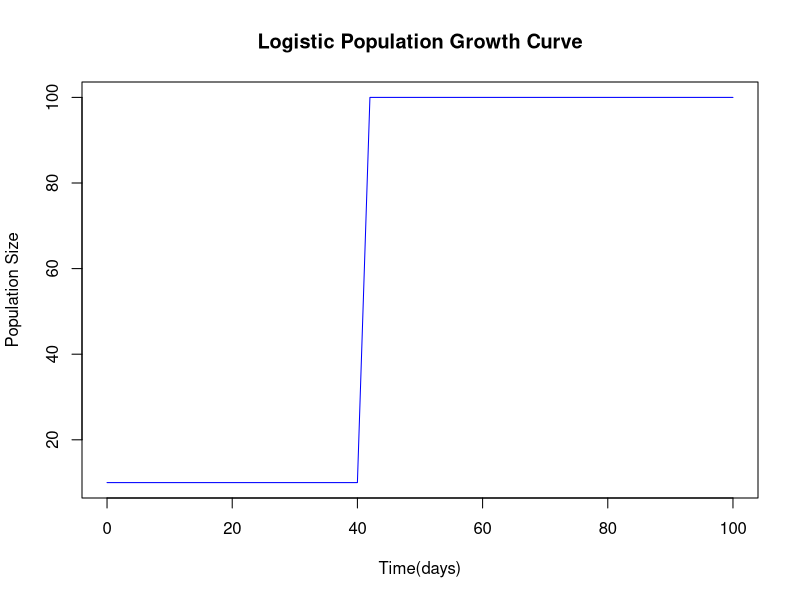

This chart was generated by the following R code:
#stage_1_task

###### 1. Translate DNA to protein
# make a codon table to specify which codon represents which amino acid
# https://en.wikipedia.org/wiki/DNA_and_RNA_codon_tables#Standard_DNA_codon_table

dna_codon_table <- c(
  "TTT" = "F", "TTC" = "F", "TTA" = "L", "TTG" = "L",
  "CTT" = "L", "CTC" = "L", "CTA" = "L", "CTG" = "L",
  "ATT" = "I", "ATC" = "I", "ATA" = "I", "ATG" = "M", 
  "GTT" = "V", "GTC" = "V", "GTA" = "V", "GTG" = "V",
  "TCT" = "S", "TCC" = "S", "TCA" = "S", "TCG" = "S",
  "CCT" = "P", "CCC" = "P", "CCA" = "P", "CCG" = "P",
  "ACT" = "T", "ACC" = "T", "ACA" = "T", "ACG" = "T",
  "GCT" = "A", "GCC" = "A", "GCA" = "A", "GCG" = "A",
  "TAT" = "Y", "TAC" = "Y", "TAA" = "*", "TAG" = "*", 
  "CAT" = "H", "CAC" = "H", "CAA" = "Q", "CAG" = "Q",
  "AAT" = "N", "AAC" = "N", "AAA" = "K", "AAG" = "K",
  "GAT" = "D", "GAC" = "D", "GAA" = "E", "GAG" = "E",
  "TGT" = "C", "TGC" = "C", "TGA" = "*", "TGG" = "W",
  "CGT" = "R", "CGC" = "R", "CGA" = "R", "CGG" = "R",
  "AGT" = "S", "AGC" = "S", "AGA" = "R", "AGG" = "R",
  "GGT" = "G", "GGC" = "G", "GGA" = "G", "GGG" = "G"
)

# a function to translate DNA sequence to protein
translate <- function(dna_seq) {
  dna_seq <- toupper(dna_seq) # makes all the nucleotides to upper case
  protein <- c()
  # an empty vector is initiated. This is where the translated protein sequence is stored
  
  for (i in seq(1, nchar(dna_seq), by = 3)) {
    # for loop iterates over each element in a sequence created by seq().
    # here seq(1, nchar(dna_seq), by = 3) creates a sequence of indices starting from 1 and ending at length of dna_seq
    # by = 3 : sequence increment by 3 -> (1,4,7,10) : we are considering 3 nucleotides as an element and iterating over till the end of the sequence
    
    codon <- substring(dna_seq, i, i+2)
    # extracts a substring of length 3 ( i, i+1, i+2) after each iteration and assigns it to 'codon'
    # the given dna_seq is split into chunks of 3 nucleotides(triplet) and each chunk is assigned to 'codon'
    aminoacid <- dna_codon_table[codon]
    
    protein <- c(protein, aminoacid)
    # the aminoacid corresponding to each triplet in 'codon' is retrieved from dna_codon_table and added to vector 
    
    if (is.na(aminoacid)) { # returns "!" when invalid nucleotides are found in the dna seq
      protein <- c(protein, "!")
      next
    }
    
    if (aminoacid == "*" ){ # breaks the loop when a STOP codon is read.
      break
    }
  }
  
  print(paste(protein, collapse = ""))
}

translate("ATGGGGGATTTXGCCCTTTAAACCAATTTAAATGa")




###### 2a. Logistic growth

logistic_growth <- function(t, N0, K, r, lag) {
  if (t < lag) {
    return(N0)
  } else {
    return(K / (1 + ((K - N0) / N0) * exp(-r * (t))))
  }
}

# t: time in days
# N0: initial population size at time = 0.
# K: carrying capacity, or the maximum population size the environment can support.
# r0: growth rate

# Setting the parameters
N0 <- 10  
K <- 100  
r <- sample(seq(0.01, 0.5, by = 0.1),1) # randomized growth rate
t <- seq(0, 100, by = 2)  
lag <- sample(1:50, 1) # randomized lag phase

# population size at each time point
population <- sapply(t, logistic_growth, N0 = N0, K = K, r = r, lag = lag)
# N0 = N0... used named arguments to avoid issues with the order of parameters

# Plot the logistic growth curve
plot(t, population, type = "l", col = "blue", xlab = "Time(days)", ylab = "Population Size", main = "Logistic Population Growth Curve")

###### 2b. Generate a dataframe with 100 different growth curves

# Creating an empty data frame to store the growth curves data(100)
growth_curve_df <- data.frame(matrix(NA, ncol = length(t), nrow = 100)) 

# Defining the logistic growth function 
logistic_growth <- function(t, N0, K, r, lag) { 
  if (t < lag) {
    return(N0)
  } else {
    return(K / (1 + ((K - N0) / N0) * exp(-r * (t))))
  }
}
# t: time in days
# N0: initial population size at time = 0.
# K: carrying capacity, or the maximum population size the environment can support.
# r0: growth rate

# iterating 100 times to generate a dataframe of 100 growth curves
for (i in 1:100) { 
  
  # Setting the parameters
  N0 <- 10  
  K <- 100  
  r <- sample(seq(0.01, 0.5, by = 0.1),1) # randomized growth rate
  t <- seq(0, 500, by = 10)  
  lag <- sample(1:50, 1) # randomized lag phase
  
  # population size at each time point
  population <- sapply(t, logistic_growth, N0 = N0, K = K, r = r, lag = lag)
  
  growth_curve_df[i, ] <- population 
  # in each loop iteration, after calculating the population for the current curve, the resultis stored in the i-th row of the growth_curve_df.
  # in simpler terms, after 1st iteration, population for curve 1 is stored in 1st row
  # after 2nd iteration, population data for curve 2 is stored in 2nd row
  # this continues until 100th iteration
  
  # Plotting the logistic growth curve
  #plot(t, population, type = "l", col = "blue", xlab = "Time(days)", ylab = "Population Size", main = "Logistic Population Growth Curve")
}

# change rownames to gc_1, gc_2 etc(growthcurve_1)
rownames(growth_curve_df) = paste("gc_", 1:nrow(growth_curve_df), sep = "")

# change column names to t1, t2..(timepoint1, timepoint2..)
colnames(growth_curve_df) <- paste("t", 1:ncol(growth_curve_df), sep = "")

print(growth_curve_df)


##### 2c. Function to determine time taken to reach 80%

logistic_growth_80 <- function(Nt, N0, K, r) {
    return(-(1 / r) * log((N0 * (K - Nt)) / (Nt * (K - N0))))
}
# Setting the parameters
N0 <- 20  
K <- 100  
r <- 0.2
Nt <- 0.8 * K

# population size at each time point
time <- logistic_growth_80(Nt, N0, K, r)
print(time)





###### 3. Hamming distance

hamming_distance <- function(slack_name, x_name) {
  if (nchar(slack_name) != nchar(x_name)) {
    stop("String mismatch") # returns error statement if the two strings are not of same length
  }
  distance <- 0  # set the initial value of distance
  for (i in 1:nchar(slack_name)) { # for each element in the string
    if (substr(slack_name, i, i) != substr(x_name, i, i)) { # if each of the elements in the strings are not the same 
      distance <- distance + 1
    }
  }
  print(paste("Hamming distance =", distance))
}




